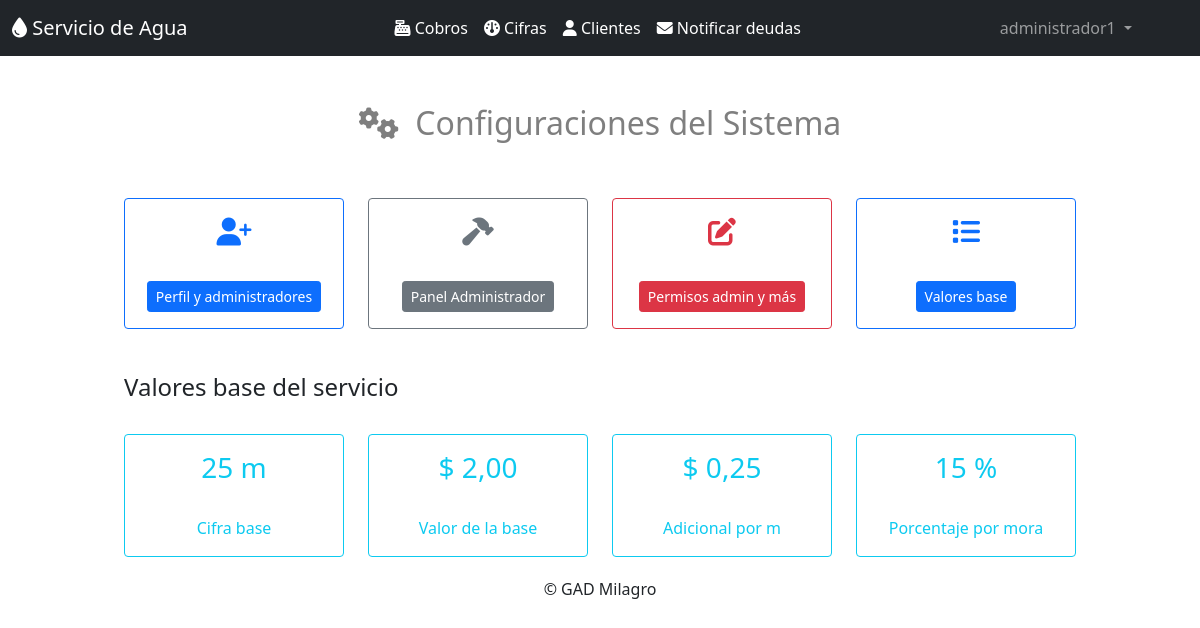
/configuraciones/ (signed in), run on an earlier commit of the app's database.
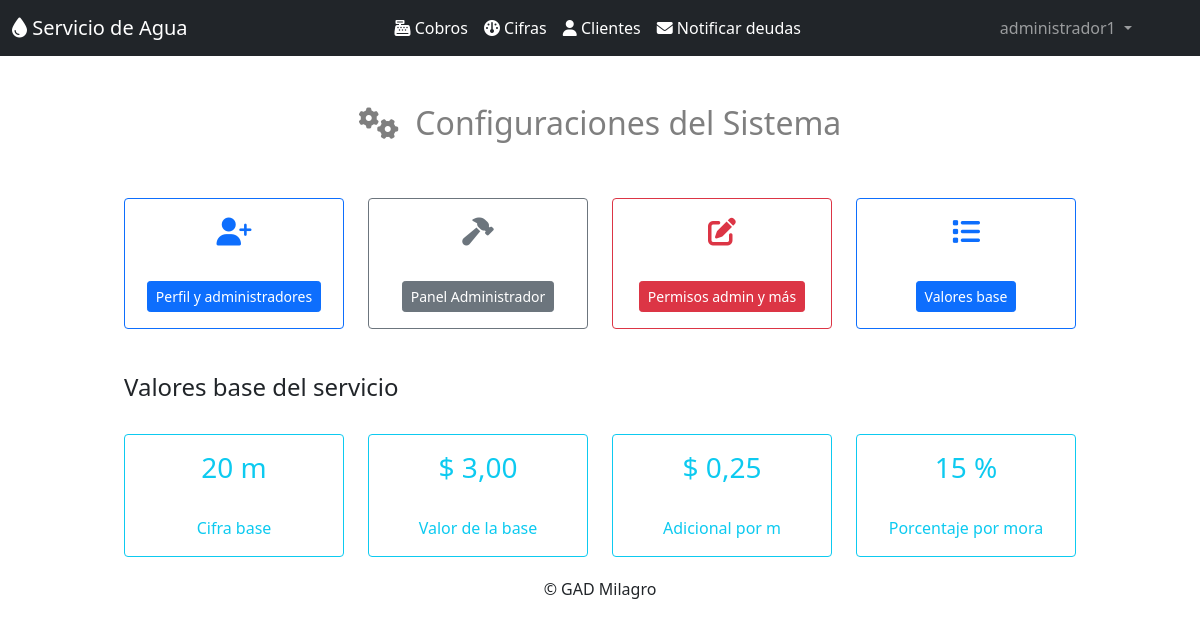
And on a later commit of the database.
### configuraciones/models.py (models this page shows)
class ValoresBase(models.Model):
    valor_cifra_base=models.DecimalField(max_digits=30, decimal_places=2)
    valor_adicional=models.DecimalField(max_digits=30, decimal_places=2,null=True, blank=True)
    base=models.IntegerField()
    porcentaje_mora=models.IntegerField()

### configuraciones/views.py (the view)
# urls.py: path('configuraciones/',configuraciones),
def configuraciones(request):
    idv = ValoresBase.objects.latest('id')
    valores = ValoresBase.objects.get(id=idv.id)
    if valores:
        return render(request, "configuraciones.html",{"valorbase":valores.valor_cifra_base,"base":valores.base,"adicional":valores.valor_adicional,"porcentaje":valores.porcentaje_mora})
    else:
        return render(request, "configuraciones.html")

### templates/configuraciones.html (shortened to what this page needs)
{% extends "home.html" %}
{% block content %}
    <div class="container mb-1 " style="max-width: 800px;">
        <h2 class="text-black-50 text-center py-5"><i class="fa-solid fa-gears"></i>&nbsp; Configuraciones del Sistema </h2>
    </div>
    <div class="container mb-1 " style="max-width: 1000px;">
    <div class="grey-bg container-fluid">
        <section id="minimal-statistics">
          <div class="row">
            <div class="col-xl-3 col-sm-6 col-12">
                <div class="card border-primary mb-3 text-center" style="max-width: 18rem;">
                    <div class="card-body text-primary">
                        <h3><i class="fa-solid fa-user-plus"></i></h3><br>
                        <span><a class="btn btn-sm btn-primary " href="/nuevoadministrador">Perfil y administradores</a></span>
                    </div>
                </div>
            </div>
            <div class="col-xl-3 col-sm-6 col-12">
                <div class="card border-secondary mb-3 text-center" style="max-width: 18rem;">
                    <div class="card-body text-secondary">
                        <h3><i class="fa-solid fa-hammer"></i></h3><br>
                        <span><a class="btn btn-sm btn-secondary " href="/admin">Panel Administrador</a></span>
                    </div>
                </div>
            </div>
            <div class="col-xl-3 col-sm-6 col-12">
                <div class="card border-danger mb-3 text-center" style="max-width: 18rem;">
                    <div class="card-body text-danger">
                        <h3><i class="fa-solid fa-pen-to-square"></i></h3><br>
                        <span><a class="btn btn-sm btn-danger" href="/admin/auth/user/">Permisos admin y más</a></span>
                    </div>
                </div>
            </div>
            <div class="col-xl-3 col-sm-6 col-12">
                <div class="card border-primary mb-3 text-center" style="max-width: 18rem;">
                    <div class="card-body text-primary">
                        <h3><i class="fa-solid fa-list"></i></h3><br>
                        <span><a class="btn btn-sm btn-primary" href="/valoresbase">Valores base</a></span>
                    </div>
                </div>
            </div>
          </div><br>
        </section>
    </div>
    </div>
    <div class="container mb-1 " style="max-width: 1000px;">
        <div class="grey-bg container-fluid">
        <section id="minimal-statistics">
          <h4>Valores base del servicio</h4><br>
          <div class="row">
            <div class="col-xl-3 col-sm-6 col-12">
                <div class="card border-info mb-3 text-center" style="max-width: 18rem;">
                    <div class="card-body text-info">
                        <h3>{{ base }} m</h3><br>
                        <span>Cifra base</span>
                    </div>
                </div>
            </div>
            <div class="col-xl-3 col-sm-6 col-12">
                <div class="card border-info mb-3 text-center" style="max-width: 18rem;">
                    <div class="card-body text-info">
                        <h3>$ {{ valorbase }} </h3><br>
                        <span>Valor de la base</span>
                    </div>
                </div>
            </div>
            <div class="col-xl-3 col-sm-6 col-12">
                <div class="card border-info mb-3 text-center" style="max-width: 18rem;">
                    <div class="card-body text-info">
                        <h3>$ {{ adicional }} </h3><br>
                        <span>Adicional por m</span>
                    </div>
                </div>
            </div>
            <div class="col-xl-3 col-sm-6 col-12">
                <div class="card border-info mb-3 text-center" style="max-width: 18rem;">
                    <div class="card-body text-info">
                        <h3>{{ porcentaje }} %</h3><br>
                        <span>Porcentaje por mora</span>
                    </div>
                </div>
            </div>
          </div>
        </section>
      </div>
    </div>
{% endblock %}

What changed in the data, as far as the page shows it:
changed ValoresBase: valor_cifra_base "2,00" → "3,00"
Also different on the page:
{{ base }}: "25" → "20"
